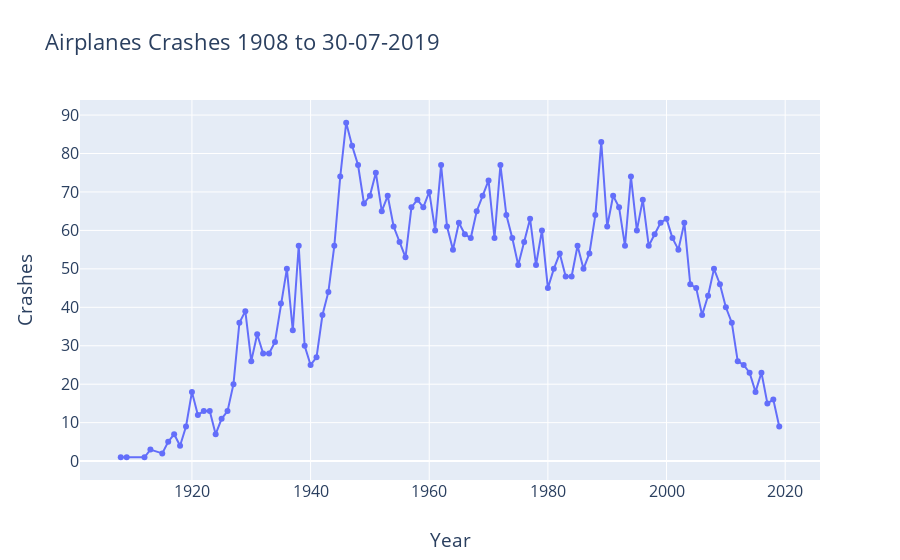

Notebook code for this chart:
### Markdown cell above
#### Osservazioni

* Declino del numero di incidenti a partire dall'anno 1990.

* Dicembre è il mese con il più numero di incidenti verificati, seguito da gennaio.

*  C'è un aumento del numero di incidenti man mano che il sole sorge e durante la giornata ed un calo del numero di incidenti al tramonto. Questo è un fenomeno molto interessante. La causa di questo potrebbe essere che c'è più traffico aereo durante il giorno rispetto alle ore serali e notturne?

### Code cell
data = [go.Scatter(x=crashes_year.index,
                   y=crashes_year.values, 
                   mode = 'lines+markers'
                   )]
layout = go.Layout(title="Airplanes Crashes 1908 to 30-07-2019",
                   xaxis=dict(title="Year",),
                   yaxis=dict(title="Crashes"),
                   font=dict(size=16))
fig = go.Figure(data, layout)
py.iplot(fig)

### Figure 1 — Plotly figure (JSON) as saved in the notebook; plotly's stock layout.template omitted (floating-point values rounded to 4 significant figures)
{"data": [{"mode": "lines+markers", "type": "scatter", "x": [1908, 1909, 1912, 1913, 1915, 1916, 1917, 1918, 1919, 1920, 1921, 1922, 1923, 1924, 1925, 1926, 1927, 1928, 1929, 1930, 1931, 1932, 1933, 1934, 1935, 1936, 1937, 1938, 1939, 1940, 1941, 1942, 1943, 1944, 1945, 1946, 1947, 1948, 1949, 1950, 1951, 1952, 1953, 1954, 1955, 1956, 1957, 1958, 1959, 1960, 1961, 1962, 1963, 1964, 1965, 1966, 1967, 1968, 1969, 1970, 1971, 1972, 1973, 1974, 1975, 1976, 1977, 1978, 1979, 1980, 1981, 1982, 1983, 1984, 1985, 1986, 1987, 1988, 1989, 1990, 1991, 1992, 1993, 1994, 1995, 1996, 1997, 1998, 1999, 2000, 2001, 2002, 2003, 2004, 2005, 2006, 2007, 2008, 2009, 2010, 2011, 2012, 2013, 2014, 2015, 2016, 2017, 2018, 2019], "y": [1, 1, 1, 3, 2, 5, 7, 4, 9, 18, 12, 13, 13, 7, 11, 13, 20, 36, 39, 26, 33, 28, 28, 31, 41, 50, 34, 56, 30, 25, 27, 38, 44, 56, 74, 88, 82, 77, 67, 69, 75, 65, 69, 61, 57, 53, 66, 68, 66, 70, 60, 77, 61, 55, 62, 59, 58, 65, 69, 73, 58, 77, 64, 58, 51, 57, 63, 51, 60, 45, 50, 54, 48, 48, 56, 50, 54, 64, 83, 61, 69, 66, 56, 74, 60, 68, 56, 59, 62, 63, 58, 55, 62, 46, 45, 38, 43, 50, 46, 40, 36, 26, 25, 23, 18, 23, 15, 16, 9]}], "layout": {"font": {"size": 16}, "title": {"text": "Airplanes Crashes 1908 to 30-07-2019"}, "xaxis": {"title": {"text": "Year"}}, "yaxis": {"title": {"text": "Crashes"}}}}
